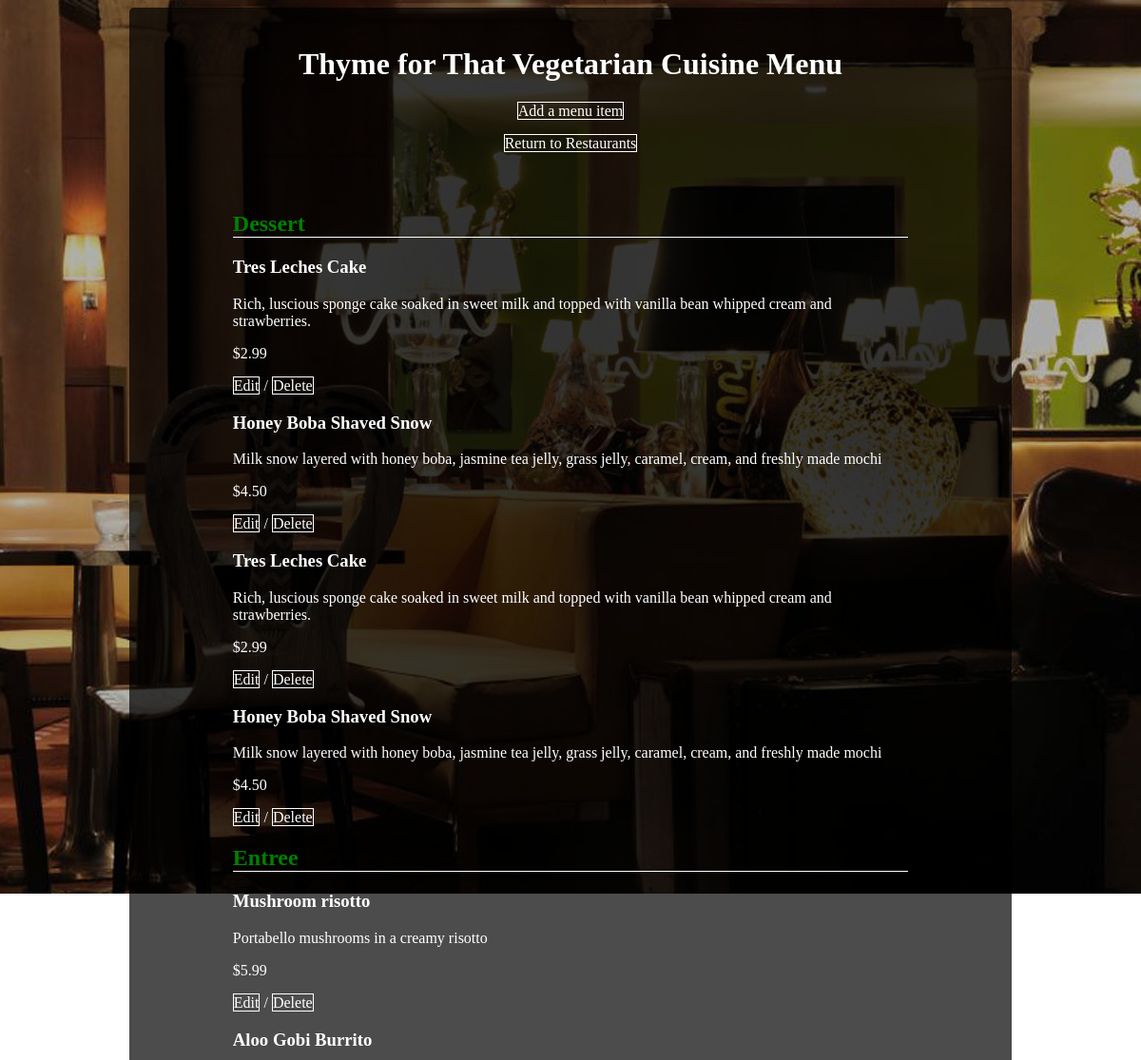
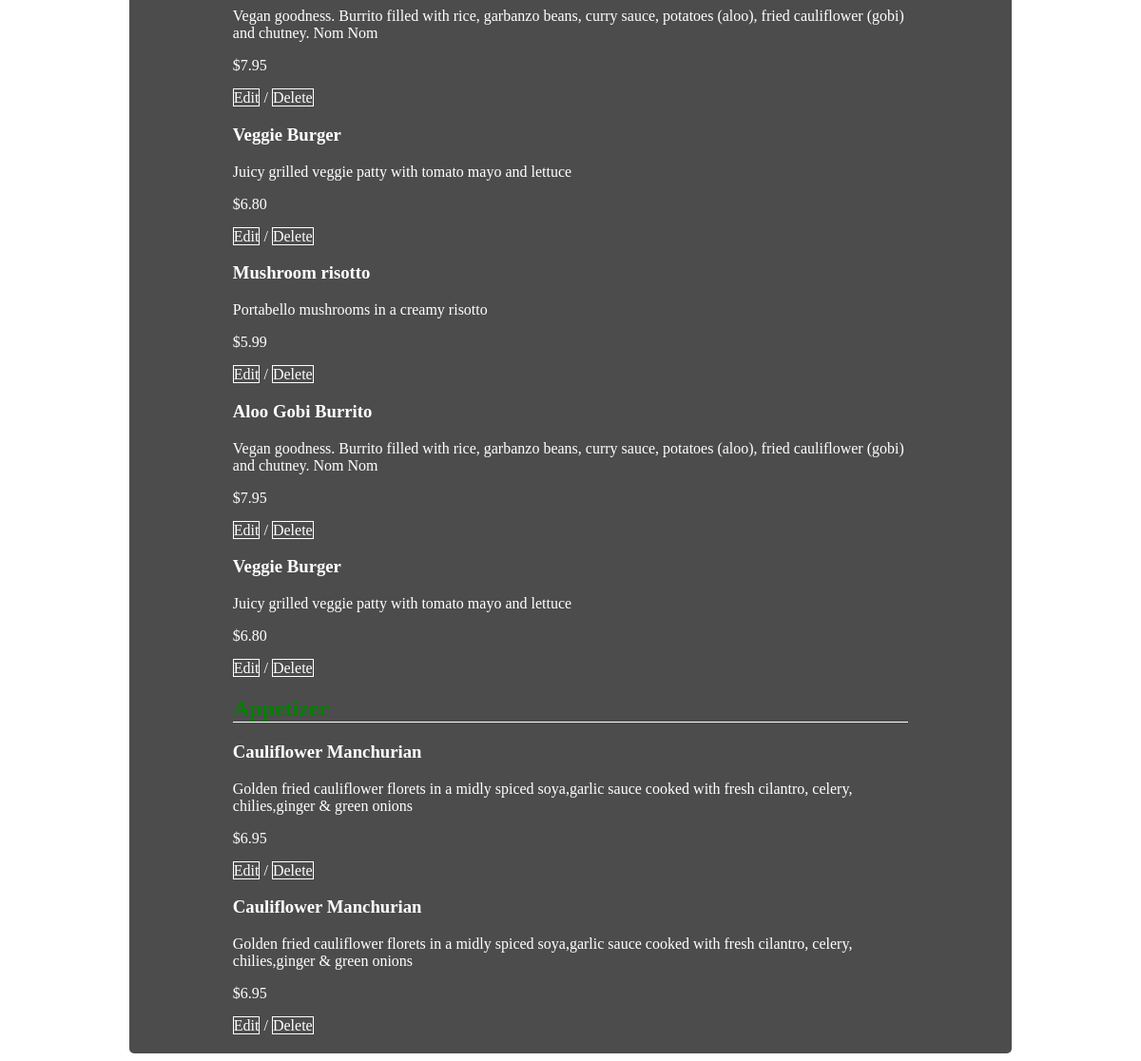
Page /restaurants/4/menu/ on the committed database (2 pictures, top to bottom).
### database_setup.py (models this page shows, shortened)
class MenuItem(Base):
    __tablename__ = 'menu_item'
    name =Column(String(80), nullable = False)
    id = Column(Integer, primary_key = True)
    description = Column(String(250))
    price = Column(String(8))
    course = Column(String(250))
    restaurant_id = Column(Integer,ForeignKey('restaurant.id'))
    restaurant = relationship(Restaurant)

### webserver.py (the view)
@app.route("/restaurants/<int:restaurant_id>/menu/")
def restaurantMenu(restaurant_id):
	restaurant = session.query(Restaurant).filter_by(id = restaurant_id).one()
	menu_items = session.query(MenuItem).filter_by(restaurant_id = restaurant_id).all()
	courses = []
	for item in menu_items:
		if item.course not in courses:
			courses.append(item.course)
	print courses
	return render_template("menus.html", title="%s Menu" % restaurant.name, items = menu_items, restaurant = restaurant, courses = courses)

### templates/menus.html (shortened to what this page needs)
<!doctype html>
<html>
	<head>
		<link rel="stylesheet" href="{{ url_for('static', filename='styles.css') }}">
	</head>
	<body>
		<div class="container">
			<header>
				<h1>{{ title }}</h1>
			</header>
			<div class="add-button">
				<p><a href="{{ url_for('newMenuItem', restaurant_id = restaurant.id) }}">Add a menu item</a></p>
				<p><a href="{{ url_for('index') }}">Return to Restaurants</a></p>
			</div>
			<div class="wrapper">
				{% if items %}
					{% for course in courses %}
					<section class="{{course}}">
						<h2 class="course">{{ course }}</h2>
						{% for item in items %}
							{% if item.course == course %}
								<section class="menu-block">
									<div class="menu-body">
										<h3>{{item.name}}</h3>
										<p> {{item.description}}</p>
										<p> {{item.price}}</p>
										<a class="buttons" href="{{ url_for('editMenuItem', restaurant_id = restaurant.id, menu_id = item.id) }}">Edit</a> /
										<a class="buttons" href="{{ url_for('deleteMenuItem', restaurant_id = restaurant.id, menu_id = item.id) }}">Delete</a>
									</div>
								<section>
							{% endif %}
						{% endfor %}
					</section>
					{% endfor %}
				{% else %}
					<p>This restaurant currently has no menu items. To add a menu item, click the "Add a menu item" button above.</p>
				{% endif %}
			</div>
		</div>
	<body>
</html>

### static/styles.css (style rules this page uses)
body { background: url("./images/main-background.png"); background-repeat: no-repeat; background-position: -20px 0px; background-attachment: fixed; }
.container { color: #ffffff; width: 75%; margin: 0 auto; background: rgba(0,0,0,0.7); padding: 20px; text-align: center; border-radius: 5px; }
h1 { text-align: center; }
.add-button { text-align: center; }
a { text-decoration: none; color:white; border: 1px white solid; }
.wrapper { text-align: left; padding-top: 3%; padding-left: 10%; padding-right: 10%; }
.course { border-bottom: 1px white solid; color: green; }

### rows in the picture
MenuItem: course "Dessert", name "Tres Leches Cake", description "Rich, luscious sponge cake soaked in sweet milk and topped with vanilla bean whipped cream and strawberries.", price "$2.99"
MenuItem: name "Honey Boba Shaved Snow", description "Milk snow layered with honey boba, jasmine tea jelly, grass jelly, caramel, cream, and freshly made mochi", price "$4.50"
MenuItem: name "Tres Leches Cake", description "Rich, luscious sponge cake soaked in sweet milk and topped with vanilla bean whipped cream and strawberries.", price "$2.99"
MenuItem: name "Honey Boba Shaved Snow", description "Milk snow layered with honey boba, jasmine tea jelly, grass jelly, caramel, cream, and freshly made mochi", price "$4.50"
MenuItem: course "Entree", name "Mushroom risotto", description "Portabello mushrooms in a creamy risotto", price "$5.99"
MenuItem: name "Aloo Gobi Burrito", description "Vegan goodness. Burrito filled with rice, garbanzo beans, curry sauce, potatoes (aloo), fried cauliflower (gobi) and chutney. Nom Nom", price "$7.95"
MenuItem: name "Veggie Burger", description "Juicy grilled veggie patty with tomato mayo and lettuce", price "$6.80"
MenuItem: name "Mushroom risotto", description "Portabello mushrooms in a creamy risotto", price "$5.99"
MenuItem: name "Aloo Gobi Burrito", description "Vegan goodness. Burrito filled with rice, garbanzo beans, curry sauce, potatoes (aloo), fried cauliflower (gobi) and chutney. Nom Nom", price "$7.95"
MenuItem: name "Veggie Burger", description "Juicy grilled veggie patty with tomato mayo and lettuce", price "$6.80"
MenuItem: name "Cauliflower Manchurian", description "Golden fried cauliflower florets in a midly spiced soya,garlic sauce cooked with fresh cilantro, celery, chilies,ginger & green onions", price "$6.95"
MenuItem: name "Cauliflower Manchurian", description "Golden fried cauliflower florets in a midly spiced soya,garlic sauce cooked with fresh cilantro, celery, chilies,ginger & green onions", price "$6.95"

### other values in the picture
{{ title }} "Thyme for That Vegetarian Cuisine Menu"
